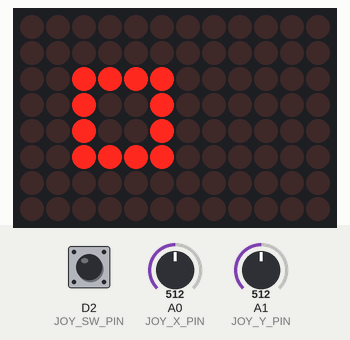
Simulated run of this sketch. Board: Arduino Uno R4 WiFi. Shown: 12×8 LED matrix. The test bench sets the inputs (shaded band); at power-on: A0 (JOY_X_PIN) = 512, A1 (JOY_Y_PIN) = 512, D2 (JOY_SW_PIN) HIGH. WiFi joins after 1.5 s; servers stay silent unless stated; EEPROM starts erased; what the sketch prints to the serial monitor is not drawn.

Above: at 2.7 s.
2.8 s: A0 (JOY_X_PIN) set to 716
At 3.6 s:
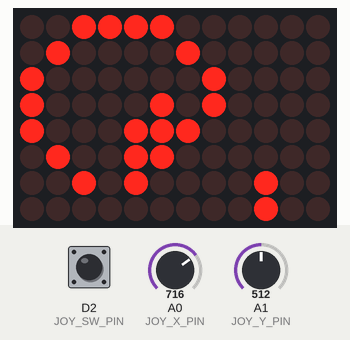
4.3 s: A1 (JOY_Y_PIN) set to 716
At 5.5 s:
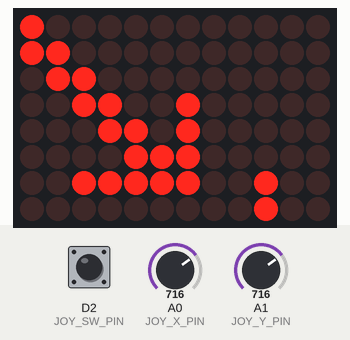
5.8 s: A0 (JOY_X_PIN) set to 634
At 6.7 s:
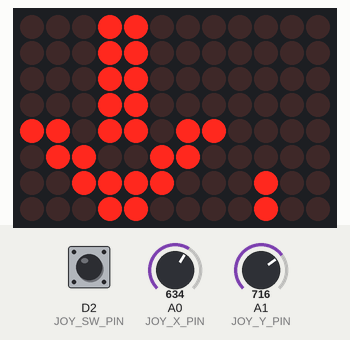
7.3 s: A1 (JOY_Y_PIN) set to 900
At 8.3 s:
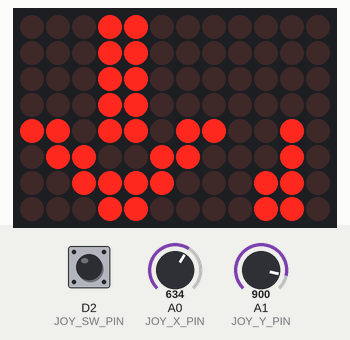
8.8 s: A1 (JOY_Y_PIN) set to 1023
At 9.3 s:
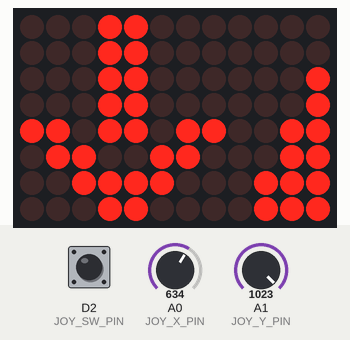
10.3 s: A0 (JOY_X_PIN) set to 678
11.8 s: A0 (JOY_X_PIN) set to 705
At 13.0 s:
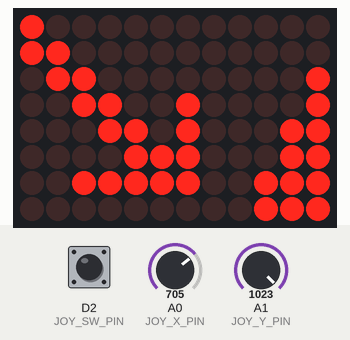
Timing chart, 0 to 14.3 s (numbered marks = the images above; inputs shaded):
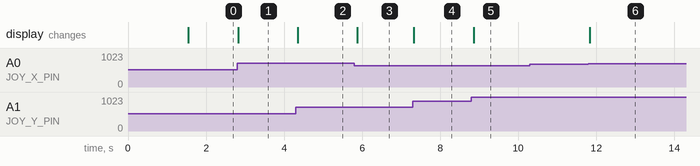

Measured:
- the behaviour switches between 695 and 696 on A0 (JOY_X_PIN) (found by bisection; images 5 and 6)
- after the input at 2.8 s, the display: changes at once (image 1)
- after the input at 4.3 s, the display: changes after 0.05 s (image 2)
- after the input at 5.8 s, the display: changes after 0.08 s (image 3)
- after the input at 7.3 s, the display: changes at once (image 4)
- after the input at 8.8 s, the display: changes after 0.05 s (image 5)
- after the input at 10.3 s, every drawn part: stays the same
- after the input at 11.8 s, the display: changes at once (image 6)

The sketch:

quadbot_r4wifi_remote.ino
```cpp
/*
  QuadBot-4  --  joystick remote for an Arduino Uno R4 WiFi
  =========================================================
  Joystick module (KY-023 type) on this board:
      GND -> GND     +5V -> 5V     VRx -> A0     VRy -> A1     SW -> D2
  Power it from a USB power bank (USB-C) or a 9 V battery on the barrel jack.

  It joins the robot's Wi-Fi network and sends the stick 25 times a second.
  LED matrix:  moving dot  = looking for the robot
               arrow       = what the stick is asking for, bars = speed
               zz / C      = robot is resting / in calibration
               top-right dot lit = robot is answering

  Stick set-up (once, saved on this board): hold the stick pressed while
  switching on, let go, then push FORWARD (forward arrow blinks) and let go,
  then push RIGHT (right arrow blinks) and let go.
*/
#include <Arduino.h>
#include <WiFiS3.h>
#include <EEPROM.h>
#include "quadbot_stick.h"
#include "quadbot_matrix.h"

const char      ROBOT_SSID[] = "QuadBot-4";
const char      ROBOT_PASS[] = "walk4legs";       // must match the robot sketch
const IPAddress ROBOT_IP(192, 168, 4, 1);
const uint16_t  UDP_PORT     = 4210;
const uint8_t   JOY_X_PIN = A0, JOY_Y_PIN = A1, JOY_SW_PIN = 2;
const uint8_t   ROBOT_REST = 3, ROBOT_CALIB = 5;  // state numbers sent by the robot

WiFiUDP  udp;
StickMap joyMap;
int      joyCx = 512, joyCy = 512;
uint8_t  seq = 0, robotState = 0;
int8_t   sentX = 0, sentY = 0;
bool     sentSw = false;
uint32_t lastSend = 0, lastReply = 0, lastShow = 0;

void readStick(int8_t &x, int8_t &y, bool &sw) {
  int8_t a = stickScale(analogRead(JOY_X_PIN), joyCx);
  int8_t b = stickScale(analogRead(JOY_Y_PIN), joyCy);
  stickApply(joyMap, a, b, x, y);
  sw = digitalRead(JOY_SW_PIN) == LOW;
}

uint8_t picForMask(uint8_t m) {
  bool f = m & B_FWD, b = m & B_BACK, l = m & B_LEFT, r = m & B_RIGHT;
  if (f) return l ? PIC_FL : r ? PIC_FR : PIC_F;
  if (b) return l ? PIC_BL : r ? PIC_BR : PIC_B;
  return l ? PIC_L : r ? PIC_R : PIC_STOP;
}

void connectWifi() {
  while (WiFi.status() != WL_CONNECTED) {
    WiFi.begin(ROBOT_SSID, ROBOT_PASS);
    uint32_t t0 = millis();
    while (WiFi.status() != WL_CONNECTED && millis() - t0 < 6000) {
      uint8_t f = (millis() / 150) % 4;            // a dot walking round the centre
      matrixShow(PIC_SEARCH, 255, false);
      matrixFrame[f < 2 ? 2 : 5][f == 0 || f == 3 ? 2 : 5] = 1;
      ledMatrix.renderBitmap(matrixFrame, 8, 12);
      delay(150);
    }
  }
  udp.begin(UDP_PORT + 1);
  Serial.print(F("connected to ")); Serial.println(ROBOT_SSID);
}

void sendStick(int8_t x, int8_t y, bool sw) {
  uint8_t p[7] = {'Q', '4', ++seq, (uint8_t)x, (uint8_t)y, (uint8_t)(sw ? 1 : 0), 0};
  p[6] = p[0] ^ p[1] ^ p[2] ^ p[3] ^ p[4] ^ p[5];
  udp.beginPacket(ROBOT_IP, UDP_PORT);
  udp.write(p, sizeof p);
  udp.endPacket();
  sentX = x; sentY = y; sentSw = sw;
}

void readReplies(uint32_t now) {
  int n = udp.parsePacket();
  if (n <= 0) return;
  uint8_t r[8];
  int len = udp.read(r, sizeof r);
  if (len == 5 && r[0] == 'Q' && r[1] == 'R' && (uint8_t)(r[0] ^ r[1] ^ r[2] ^ r[3]) == r[4]) {
    robotState = r[2]; lastReply = now;
  }
}

void setup() {
  Serial.begin(115200);
  ledMatrix.begin();
  pinMode(JOY_SW_PIN, INPUT_PULLUP);
  long sx = 0, sy = 0;
  for (uint8_t i = 0; i < 16; i++) { sx += analogRead(JOY_X_PIN); sy += analogRead(JOY_Y_PIN); delay(2); }
  sx /= 16; sy /= 16;
  if (sx > 380 && sx < 644) joyCx = sx;
  if (sy > 380 && sy < 644) joyCy = sy;
  joyMap = stickMapLoad();
  if (digitalRead(JOY_SW_PIN) == LOW) {                    // stick set-up
    while (digitalRead(JOY_SW_PIN) == LOW) { matrixShow(PIC_STOP, 255, false); delay(20); }
    delay(50);
    joyMap = stickLearn(JOY_X_PIN, JOY_Y_PIN, joyCx, joyCy, [](uint8_t step) {
      bool on = (millis() % 400) < 250;
      matrixShow(step == 0 ? PIC_F : step == 1 ? PIC_R : PIC_STOP, 255, false);
      if (!on && step < 2) { for (auto &row : matrixFrame) for (auto &px : row) px = 0; ledMatrix.renderBitmap(matrixFrame, 8, 12); }
    });
    Serial.println(F("stick set-up saved"));
  }
  connectWifi();
}

void loop() {
  uint32_t now = millis();
  if (WiFi.status() != WL_CONNECTED) { connectWifi(); now = millis(); }
  int8_t x, y; bool sw;
  readStick(x, y, sw);
  bool changed = sw != sentSw || abs(x - sentX) > 4 || abs(y - sentY) > 4;
  if (now - lastSend >= 40 || (changed && now - lastSend >= 15)) { lastSend = now; sendStick(x, y, sw); }
  readReplies(now);
  if (now - lastShow >= 80) {
    lastShow = now;
    bool link = now - lastReply < 600;
    uint8_t m = stickMask(x, y, sw);
    uint8_t pic = picForMask(m);
    if (link && robotState == ROBOT_REST)  pic = PIC_REST;
    if (link && robotState == ROBOT_CALIB) pic = PIC_CAL;
    matrixShow(pic, (m & 0x0F) ? stickSpeed(x, y) : 255, link);
  }
}
```

quadbot_matrix.h
```cpp
/*  quadbot_matrix.h  --  status pictures for the Uno R4 WiFi's 12 x 8 LED matrix.
    Left 8 x 8: what the robot is doing.  Columns 9-11: speed bars.
    Top-right pixel: radio link (steady = good).                                    */
#pragma once
#include <Arduino.h>
#include "Arduino_LED_Matrix.h"

enum { PIC_STOP, PIC_F, PIC_FR, PIC_R, PIC_BR, PIC_B, PIC_BL, PIC_L, PIC_FL,
       PIC_REST, PIC_CAL, PIC_SEARCH, PIC_HEART, PIC_BARK, PIC_NOTE, PIC_COUNT };

// 8 rows x 8 columns each, '#' = lit
const char* const PICS[PIC_COUNT][8] = {
  {"........", "........", "..####..", "..#..#..", "..#..#..", "..####..", "........", "........"}, // stop
  {"...##...", "..####..", ".##..##.", "##.##.##", "...##...", "...##...", "...##...", "...##..."}, // forward
  {"..#####.", "....###.", "...##.#.", "..##..#.", ".##.....", "##......", "#.......", "........"}, // fwd-right curve
  {"..####..", ".#....#.", "#......#", "#....#.#", "#...###.", ".#..##..", "..#.#...", "........"}, // spin right
  {"#.......", "##......", ".##.....", "..##..#.", "...##.#.", "....###.", "..#####.", "........"}, // back-right curve
  {"...##...", "...##...", "...##...", "...##...", "##.##.##", ".##..##.", "..####..", "...##..."}, // back
  {".......#", "......##", ".....##.", ".#..##..", ".#.##...", ".###....", ".#####..", "........"}, // back-left curve
  {"..####..", ".#....#.", "#......#", "#.#....#", ".###...#", "..##..#.", "...#.#..", "........"}, // spin left
  {".#####..", ".###....", ".#.##...", ".#..##..", ".....##.", "......##", ".......#", "........"}, // fwd-left curve
  {"........", "####....", "...#....", "..#.....", ".#..###.", "####..#.", ".....#..", "....###."}, // resting (zz)
  {"........", "..####..", ".#....#.", ".#......", ".#......", ".#....#.", "..####..", "........"}, // calibration
  {"........", "........", "........", "...##...", "...##...", "........", "........", "........"}, // searching (blinks)
  {"........", ".##..##.", "########", "########", ".######.", "..####..", "...##...", "........"}, // heart (tricks)
  {"...##...", "...##...", "...##...", "...##...", "...##...", "........", "...##...", "...##..."}, // ! (bark)
  {"...##...", "...#.#..", "...#..#.", "...#....", "...#....", ".###....", "####....", ".##....."}, // note (wag, dance)
};

// cmd numbering matches CMD_* in quadbot_core.h
inline uint8_t picForCmd(uint8_t cmd) {
  static const uint8_t map_[9] = {PIC_STOP, PIC_F, PIC_B, PIC_L, PIC_R, PIC_FL, PIC_FR, PIC_BL, PIC_BR};
  return cmd < 9 ? map_[cmd] : (uint8_t)PIC_STOP;
}

ArduinoLEDMatrix ledMatrix;
uint8_t matrixFrame[8][12];   // board frame: row 0 along the digital header, column 0 at the USB end

// The pictures are drawn as seen by someone standing behind the robot, looking
// down: up = the way the robot walks.  matrixTurns says how that view sits on
// the board, in quarter turns:
//   0  view up = row 0 (digital-header edge)      landscape, 12 x 8
//   1  view up = column 11 (barrel-jack end)      portrait,   8 x 12
//   2  view up = row 7                            landscape
//   3  view up = column 0 (USB end)               portrait
// QuadBot-4 deck: USB end forward -> 3; body turned round (USB end at the
// rear) -> 1.  The robot sketch sets it; 0 keeps the original layout.
uint8_t matrixTurns = 0;

inline void matrixPut(uint8_t vr, uint8_t vc) {        // view row / column
  switch (matrixTurns & 3) {
    case 0: matrixFrame[vr][vc] = 1; break;
    case 1: matrixFrame[vc][11 - vr] = 1; break;
    case 2: matrixFrame[7 - vr][11 - vc] = 1; break;
    case 3: matrixFrame[7 - vc][vr] = 1; break;
  }
}

// speed: 0..2, or 255 for no bars.  link: draw the top-right link pixel.
inline void matrixShow(uint8_t pic, uint8_t speed, bool link) {
  for (uint8_t r = 0; r < 8; r++)
    for (uint8_t c = 0; c < 12; c++) matrixFrame[r][c] = 0;
  bool portrait = matrixTurns & 1;
  uint8_t top = portrait ? 4 : 0;                      // portrait: picture at the bottom
  for (uint8_t r = 0; r < 8; r++)
    for (uint8_t c = 0; c < 8; c++)
      if (PICS[pic][r][c] == '#') matrixPut(top + r, c);
  if (speed <= 2) {
    for (uint8_t k = 0; k <= speed; k++) {
      if (portrait) for (uint8_t r = 2 - k; r < 3; r++) matrixPut(r, 2 * k);       // 3 rows above the picture
      else          for (uint8_t r = 6 - 2 * k; r < 8; r++) matrixPut(r, 9 + k);   // 3 columns right of it
    }
  }
  if (link) matrixPut(0, portrait ? 7 : 11);
  ledMatrix.renderBitmap(matrixFrame, 8, 12);
}

// Battery gauge: an upright battery with 0-5 bars of fill (bottom up), in the
// same place as the pictures.  pct 0-100; blank = true draws nothing (blinking).
inline void matrixShowBattery(uint8_t pct, bool link, bool blank) {
  for (uint8_t r = 0; r < 8; r++)
    for (uint8_t c = 0; c < 12; c++) matrixFrame[r][c] = 0;
  if (!blank) {
    bool portrait = matrixTurns & 1;
    uint8_t top = portrait ? 4 : 0;
    static const char* const OUTLINE[8] =
      {"...##...", ".######.", ".#....#.", ".#....#.", ".#....#.", ".#....#.", ".#....#.", ".######."};
    for (uint8_t r = 0; r < 8; r++)
      for (uint8_t c = 0; c < 8; c++)
        if (OUTLINE[r][c] == '#') matrixPut(top + r, c);
    uint8_t bars = pct == 0 ? 0 : pct <= 20 ? 1 : pct <= 40 ? 2 : pct <= 60 ? 3 : pct <= 80 ? 4 : 5;
    for (uint8_t b = 0; b < bars; b++)
      for (uint8_t c = 2; c <= 5; c++) matrixPut(top + 6 - b, c);
    if (link) matrixPut(0, portrait ? 7 : 11);
  }
  ledMatrix.renderBitmap(matrixFrame, 8, 12);
}
```

quadbot_stick.h
```cpp
/*  quadbot_stick.h  --  joystick handling shared by every QuadBot-4 sketch.

    Axis convention used everywhere:  x > 0 = stick to the RIGHT,
                                      y > 0 = stick pushed FORWARD (away from you),
    both scaled to -100 .. +100.                                                    */
#pragma once
#include <Arduino.h>

enum { B_FWD = 1, B_BACK = 2, B_LEFT = 4, B_RIGHT = 8, B_MODE = 16 };

const int8_t STICK_ON  = 35;   // % deflection that starts a direction
const int8_t STICK_OFF = 25;   // % it must fall below to end it (hysteresis)
const int8_t STICK_DEAD = 6;   // centre dead band, %

// Raw ADC reading (0..1023) -> -100..+100 around a measured centre.
inline int8_t stickScale(int raw, int centre) {
  long d = (long)raw - centre;
  long span = d >= 0 ? (long)(1023 - centre) : (long)centre;
  if (span < 1) span = 1;
  long v = d * 100L / span;
  if (v > -STICK_DEAD && v < STICK_DEAD) v = 0;
  if (v > 100) v = 100;
  if (v < -100) v = -100;
  return (int8_t)v;
}

// Stick position -> virtual button mask.  A diagonal sets two bits, which the
// gait engine turns into a curve.  The stick's push button acts as MODE.
inline uint8_t stickMask(int8_t x, int8_t y, bool pressed) {
  static uint8_t held = 0;
  uint8_t m = 0;
  bool f = (held & B_FWD)   ? (y >  STICK_OFF) : (y >  STICK_ON);
  bool b = (held & B_BACK)  ? (y < -STICK_OFF) : (y < -STICK_ON);
  bool r = (held & B_RIGHT) ? (x >  STICK_OFF) : (x >  STICK_ON);
  bool l = (held & B_LEFT)  ? (x < -STICK_OFF) : (x < -STICK_ON);
  if (f) m |= B_FWD;
  if (b) m |= B_BACK;
  if (r) m |= B_RIGHT;
  if (l) m |= B_LEFT;
  held = m;
  return m | (pressed ? B_MODE : 0);
}

// How far the stick is pushed picks the walking speed: 0, 1 or 2 (speed 1..3).
inline uint8_t stickSpeed(int8_t x, int8_t y) {
  int ax = x < 0 ? -x : x, ay = y < 0 ? -y : y;
  int m = ax > ay ? ax : ay;
  return m < 62 ? 0 : (m < 90 ? 1 : 2);
}

// ---- stick orientation (learned once, kept in EEPROM bytes 32-33) -------------
#include <EEPROM.h>
struct StickMap { bool swap; int8_t sx, sy; };
const int STICK_EE = 32;

inline StickMap stickMapLoad() {
  StickMap m = {false, 1, -1};               // guess until the stick is set up
  if (EEPROM.read(STICK_EE) == 0x5A) {
    uint8_t f = EEPROM.read(STICK_EE + 1);
    m.swap = f & 1; m.sx = (f & 2) ? -1 : 1; m.sy = (f & 4) ? -1 : 1;
  }
  return m;
}

inline void stickMapSave(const StickMap &m) {
  EEPROM.update(STICK_EE, 0x5A);
  EEPROM.update(STICK_EE + 1, (m.swap ? 1 : 0) | (m.sx < 0 ? 2 : 0) | (m.sy < 0 ? 4 : 0));
}

// a, b = scaled readings of the VRx and VRy pins -> robot x (right +), y (forward +)
inline void stickApply(const StickMap &m, int8_t a, int8_t b, int8_t &x, int8_t &y) {
  x = (int8_t)((m.swap ? b : a) * m.sx);
  y = (int8_t)((m.swap ? a : b) * m.sy);
}

// Guided set-up: push the stick FORWARD, let go, push it RIGHT, let go.
// feedback(step) is called continuously: 0 = waiting for forward,
// 1 = waiting for right, 2 = finished.
template <typename F>
StickMap stickLearn(uint8_t pinX, uint8_t pinY, int cx, int cy, F feedback) {
  StickMap m = {false, 1, 1};
  uint8_t step = 0;
  bool centred = false;
  while (step < 2) {
    int dx = analogRead(pinX) - cx, dy = analogRead(pinY) - cy;
    int ax = dx < 0 ? -dx : dx, ay = dy < 0 ? -dy : dy;
    if (ax < 100 && ay < 100) centred = true;
    if (centred && step == 0 && (ax > 300 || ay > 300)) {          // FORWARD
      m.swap = ay < ax;                                            // forward on VRx: swap
      m.sy = (m.swap ? dx : dy) > 0 ? 1 : -1;
      step = 1; centred = false;
    } else if (centred && step == 1) {                            // RIGHT, on the other pin
      int d = m.swap ? dy : dx, ad = d < 0 ? -d : d;
      if (ad > 300) { m.sx = d > 0 ? 1 : -1; step = 2; }
    }
    feedback(step);
    delay(10);
  }
  feedback(2);
  stickMapSave(m);
  return m;
}
```
